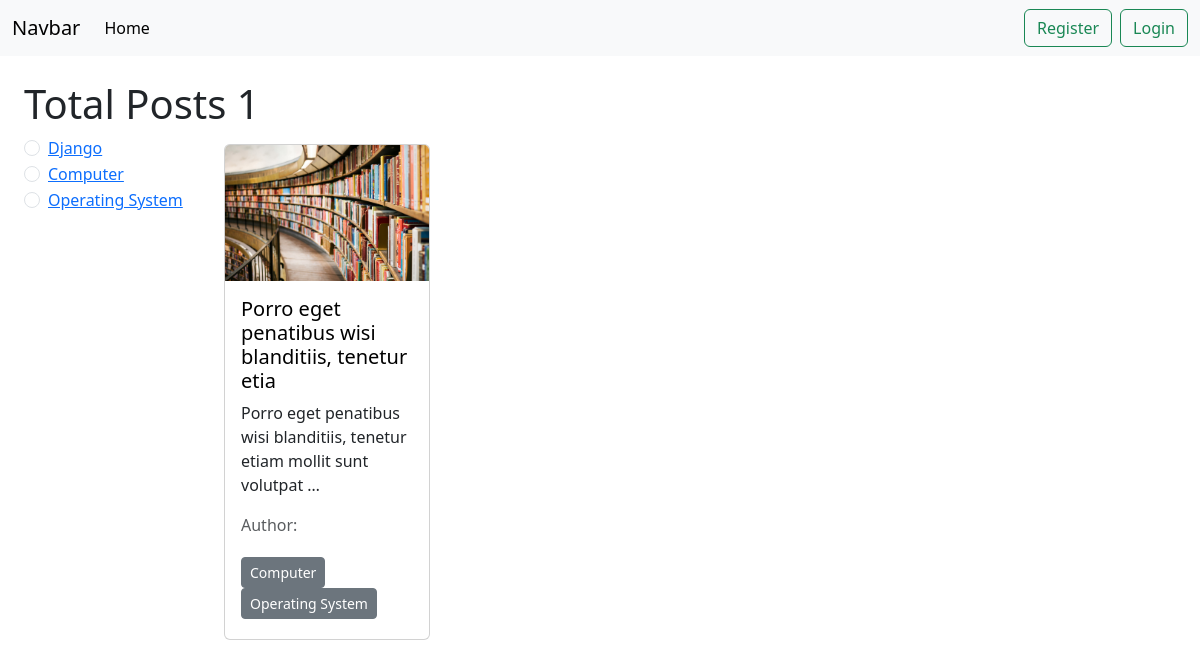
The page / on the database its author committed.
### categories/models.py (models this page shows, shortened)
class Category(models.Model):
    name = models.CharField(max_length=100)
    slug = models.SlugField(max_length=100, unique=True, null=True, blank=True)

### posts/models.py (models this page shows, shortened)
class Post(models.Model):
    title = models.CharField(max_length=50)
    content = models.TextField()
    categories = models.ManyToManyField(Category) # one post can have multiple category and one category have multiple post
    author = models.ForeignKey(User, on_delete=models.CASCADE) # post will be automatically delete if author is deleted
    image = models.ImageField(upload_to='posts/media/uploads/', null=True, blank=True)

### blog_project/views.py (the view)
# urls.py: path("", views.all_post, name="homepage"),
def all_post(request, category_slug=None):
    if category_slug is not None:
        category = Category.objects.get(slug=category_slug)
        posts = Post.objects.filter(categories=category)
        print("🐍 File: blog_project/views.py | Line: 10 | all_post ~ posts",posts)
    else:
        posts = Post.objects.all()
    categories = Category.objects.all()
    return render(request, "home.html", {"posts": posts, "categories": categories})

### templates/home.html
{% extends "base.html" %} {% block content %}
<section class="p-4">
  <h1>Total Posts {{ posts | length }}</h1>
<div class="d-flex flex-wrap">
  <div class="col-2">
    {% for cat in categories %}
    <div class="form-check">
      <input
        class="form-check-input"
        type="radio"
        name="category"
        id="{{cat.name}}"
      />
      <label class="form-check-label" for="{{cat.name}}">
        <a href="{% url "category_wise_post" cat.slug %}">{{cat.name}}</a>
      </label>
    </div>
    {% endfor %}
  </div>
  <div class="col-10">
    <div class="d-flex row">
      {% for post in posts %}
      <div class="col-sm-3 mb-3 mb-sm-0">
        <div class="card m-2">
          {% if post.image.url is not None %}
          <img src="{{post.image.url}}" class="card-img-top" alt="...">
          {% endif %}
          <div class="card-body">
            <h5 class="card-title"> <a class="text-decoration-none text-black" href="{% url "details_post" post.id %}">{{post.title}}</a> </h5>
            <p class="card-text">{{post.content | truncatewords:10}}</p>
            <p class="text-body-secondary">Author: {{post.author.first_name}}</p>
            <div class="py-1">
              {% for category in post.categories.all %}
              <button class="btn btn-secondary btn-sm">{{category.name}}</button>
              {% endfor %}
            </div>
          </div>
        </div>
      </div>
      {% endfor %}
    </div>
  </div>
</div>
</section>
{% endblock %}

### rows shown on the page
Category: name "Django"
Category: name "Computer"
Category: name "Operating System"
Post: image (picture), title "Porro eget penatibus wisi blanditiis, tenetur etia", content "Porro eget penatibus wisi blanditiis, tenetur etiam mollit sunt volutpat …"

### other values the page prints
{{ posts | length }} "1"
